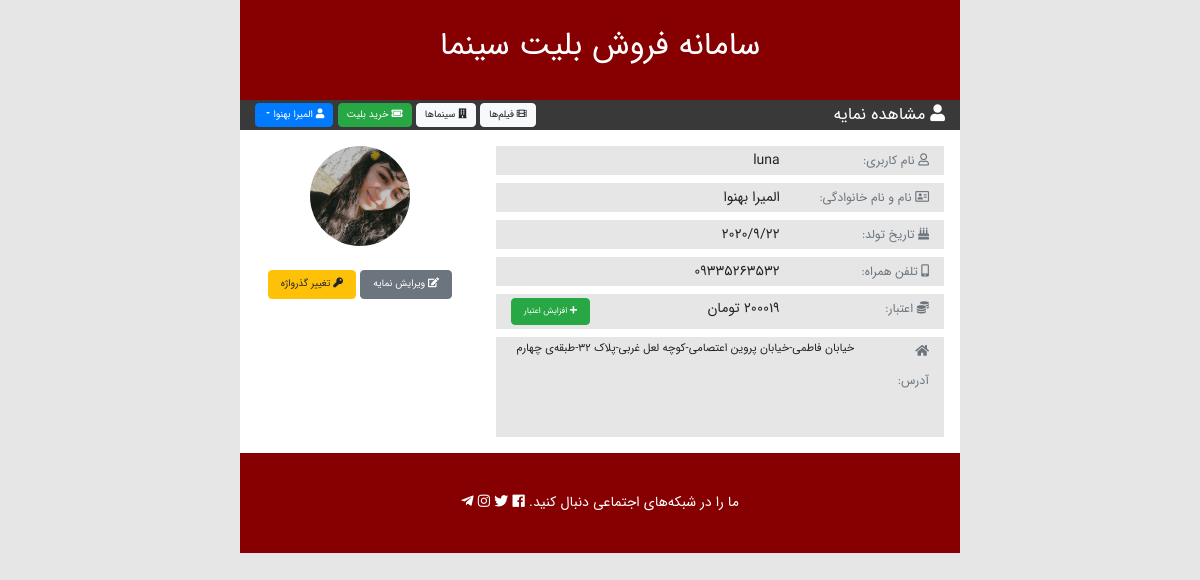
Screenshot of /accounts/profile/details/ (signed in) with the database file from the repository.
### accounts/models.py (models this page shows, shortened)
class Profile(models.Model):
    user = models.OneToOneField(User,on_delete=models.CASCADE, verbose_name='حساب کاربری')
    mobile = models.CharField('تلفن همراه', max_length=11)
    birth_date = models.DateField('تاریخ تولد', null=True, blank=True)
    address = models.TextField('آدرس', null=True, blank=True)
    profile_image = models.ImageField('تصویر', upload_to='users/profile_images/', null=True, blank=True)
    MALE = 1
    FEMALE = 2
    gender_choices = (
        (MALE, 'مرد'),
        (FEMALE, 'زن')
    )
    gender = models.IntegerField('جنسیت', choices=gender_choices)
    balance = models.IntegerField('اعتبار', default=0)
    class Meta:
        verbose_name = 'نمایه کاربری'
        verbose_name_plural = 'نمایه کاربری'
    def __str__(self):
        return self.user.get_full_name()
    def get_balance_display(self):
        return '{} تومان'.format(self.balance)

### accounts/views.py (the view)
# urls.py: path('profile/details/', views.profile_details, name="profile_details"),
@login_required
def profile_details(request):
    profile = request.user.profile
    return render(request, 'accounts/profile_details.html', {"profile":profile})

### accounts/templates/accounts/profile_details.html (shortened to what this page needs)
{% extends "accounts/base_accounts.html" %} {% load static %} {% block title %}{{ profile }}{% endblock title%} {% block toolbar_title %}
<i class="fas fa-user"></i> مشاهده نمایه {% endblock toolbar_title%} {% block main_content %}
<div class="row py-3">
    <div class="col-8 item-details">
        <div class="row px-3">
            <div class="col-4">
                <small class="text-muted">
                        <i class="far fa-user"></i>
                        نام کاربری:
                    </small>
            </div>
            <div class="col-8">
                {{user.username}}
            </div>
            <div class="col-4">
                <small class="text-muted">
                        <i class="far fa-address-card"></i>
                        نام و نام خانوادگی:
                    </small>
            </div>
            <div class="col-8">
                {{profile.user.get_full_name}}
            </div>
            <div class="col-4">
                <small class="text-muted">
                        <i class="fas fa-birthday-cake"></i>
                        تاریخ تولد:
                    </small>
            </div>
            <div class="col-8">
                {{ profile.birth_date|date:"Y/n/j" }}
            </div>
            <div class="col-4">
                <small class="text-muted">
                        <i class="fas fa-mobile-alt"></i>
                        تلفن همراه:
                    </small>
            </div>
            <div class="col-8">
                {{profile.mobile}}
            </div>
            <div class="col-4">
                <small class="text-muted">
                        <i class="fas fa-coins"></i>
                        اعتبار:
                    </small>
            </div>
            <div class="col-4">
                {{ profile.get_balance_display }}
            </div>
            <div class="col-4 text-left">
                <a class="btn btn-xs btn-success my-1" href="{% url 'accounts:payment_create' %}">
                    <i class="fas fa-plus"></i> افزایش اعتبار
                </a>
            </div>
            <div class="col-2">
                <small class="text-muted">
                        <i class="fas fa-home"></i>
                        آدرس:
                    </small>
            </div>
            <div class="col-10 item-text-box">
                {{ profile.address }}
            </div>
        </div>
    </div>
    <div class="col-4 text-center">
        {% if profile.profile_image %}
        <img class="profile-image" src="{{ profile.profile_image.url }}" alt="{{profile}}">{% endif %}
        <div class="profile-buttons mt-4">
            <a class="btn btn-secondary" href="{% url 'accounts:profile_edit' %}">
                <i class="fas fa-edit"></i> ویرایش نمایه
            </a>
            <a class="btn btn-warning" href="#">
                <i class="fas fa-key"></i> تغییر گذرواژه
            </a>
        </div>
    </div>
</div>
{% endblock main_content %}

### ticketing/templates/ticketing/base_page.html (shortened to what this page needs)
{% load static %}
<!DOCTYPE html>
<html>
<head>
    <link rel="stylesheet" type="text/css" href="{% static 'ticketing/css/bootstrap.css' %}">
    <link rel="stylesheet" type="text/css" href="{% static 'ticketing/css/font-awesome.css' %}">
    <link rel="stylesheet" type="text/css" href="{% static 'ticketing/css/main.css' %}"> {% block extra_css %}{% endblock extra_css %}
</head>
<body dir="rtl">
    <div class="container" id="container">
        <div class="row align-items-center" id="header">
            <div class="col text-center">
                <h2>
                    سامانه فروش بلیت سینما
                </h2>
            </div>
        </div>
        <div class="row align-items-center" id="toolbar">
            <div class="col-6">
                <h4>
                    {% block toolbar_title %}{% endblock toolbar_title%}
                </h4>
            </div>
            <div class="col-6 text-left">
                {% block toolbar_buttons %}
                <a class="btn btn-light py-1 px-2" href="{% url 'ticketing:movie_list' %}">
                    <i class="fas fa-film"></i> فیلم‌ها
                </a>
                <a class="btn btn-light py-1 px-2" href="{% url 'ticketing:cinema_list' %}">
                    <i class="fas fa-building"></i> سینماها
                </a>
                <a class="btn btn-success py-1 px-2" href="{% url 'ticketing:showtime_list' %}">
                    <i class="fas fa-ticket-alt"></i> خرید بلیت
                </a>
                {% endblock toolbar_buttons %} {% block user_button %} {% if user.is_authenticated %}
                <div class="dropdown">
                    <a class="btn btn-primary dropdown-toggle py-1 px-2" id="user-button" href="#" data-toggle="dropdown" aria-haspopup="true" aria-expanded="false">
                        <i class="fas fa-user"></i> {{ user.get_full_name}}
                    </a>
                </div>
                {% else %}
                <a class="btn btn-primary py-1 px-2 mr-3" href="{% url 'accounts:login' %}">
                    <i class="fas fa-sign-in-alt"></i> ورود
                </a>
                {% endif %} {% endblock user_button %}
            </div>
        </div>
        {% block main_content %}{% endblock main_content %}
        <div class="row align-content-center" id="footer">
            <div class="col text-center">
                <span>
                ما را در شبکه‌های اجتماعی دنبال کنید.
                <a class="social-media-icon" href="https://facebook.com/#">
                    <i class="fab fa-facebook"></i>
                </a>
                <a class="social-media-icon" href="https://twitter.com/#">
                    <i class="fab fa-twitter"></i>
                </a>
                <a class="social-media-icon" href="https://instagram.com/#">
                    <i class="fab fa-instagram"></i>
                </a>
                <a class="social-media-icon" href="https://telegram.org/#">
                    <i class="fab fa-telegram-plane"></i>
                </a>
            </span>
            </div>
        </div>
    </div>
</body>
</html>

### ticketing/static/ticketing/css/main.css (style rules this page uses)
body { direction: rtl; text-align: right; font-family: IRANSansWeb; font-size: 14px !important; margin: 0; background-color: #e6e6e6; }
#container { max-width: 720px; margin: 0 auto; background-color: #ffffff; }
#header { background-color: #860002; color: #ffffff; height: 100px; }
#toolbar { background-color: #393939; color: #ffffff; min-height: 30px; }
#toolbar h4 { font-size: 1.2em; margin: 0; }
#toolbar .btn { font-size: 0.7em; }
#toolbar div.dropdown { display: inline-block; }
#footer { background-color: #860002; color: #ffffff; height: 100px; }
a.social-media-icon { color: inherit !important; text-decoration: none !important; }
.item-details>div.row>div { line-height: 2em; background-color: #e6e6e6; }
.item-text-box { font-size: 0.8em; min-height: 100px; background-color: #e6e6e6; text-align: justify; }
.btn-xs { font-size: 0.6em; }

### accounts/static/accounts/css/accounts.css (style rules this page uses)
.profile-image { max-width: 100px; border-radius: 50%; }
.btn-xs { font-size: 0.6em; }
.profile-buttons .btn { font-size: 0.7em; }

### rows the page displays
Profile: user.get_full_name "المیرا بهنوا", birth_date "2020/9/22", mobile "09335263532", balance "200019 تومان", address "خیابان فاطمی-خیابان پروین اعتصامی-کوچه لعل غربی-پلاک ۳۲-طبقه‌ی چهارم", profile_image (picture)

### other values shown
{{ user.get_full_name }} "المیرا بهنوا"
{{ user.username }} "luna"
